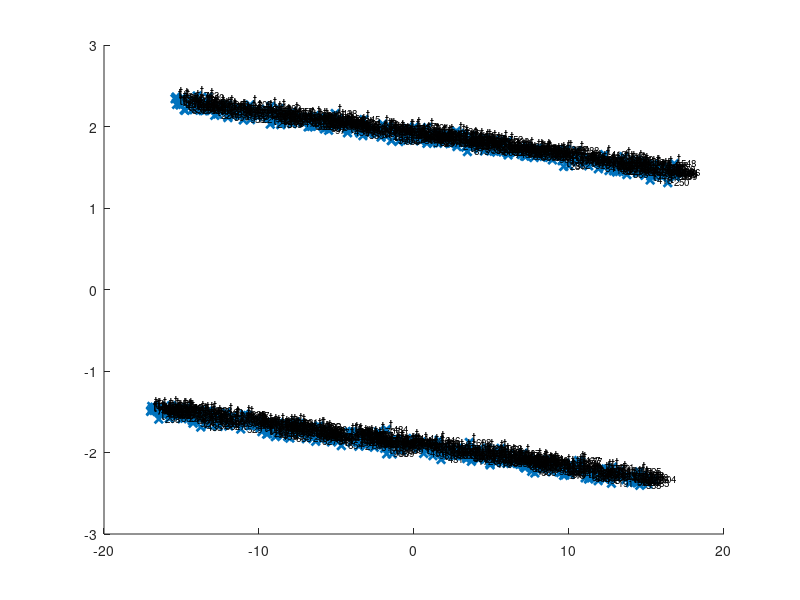

Write the MATLAB code that produced this figure. (Note: this script raises an error after producing the figure.)
function getPCA(Spectrums, Npc, scaleByStd, Freqs, spectrumFrequencyScale, plotScatter, plotPC, plotDistribution, varargin)
%GETPCA Summary of this function goes here
%   Detailed explanation goes here

p = inputParser;
addParameter(p, 'plotTitleSuffix', '');
parse(p, varargin{:});
plotTitleSuffix = p.Results.plotTitleSuffix;
if ~isempty(plotTitleSuffix)
    plotTitleSuffix = [' ; ', plotTitleSuffix];
end


spectrumScale = 'lin';

if nargin == 0 % test
    Spectrums = rand(1000, 1) * ( 2 +sin(linspace(0, 3*pi, 200))); % 1000 shocks, 200 freqs
    Spectrums = Spectrums + (rand(1000, 1) < 0.5) * exp(-linspace(-10, 5, 200).^2);
    Spectrums = Spectrums + 0.05 * randn(size(Spectrums));
    Npc = 2;
    scaleByStd = false;
    Freqs = linspace(1, 10, 200);
    spectrumFrequencyScale = 'lin';
    plotScatter = true;
    plotPC = true;
    plotDistribution = true;
end

%% SVD
X = Spectrums;
X = X - mean(X, 1);
if scaleByStd
    X = X ./ std(X);
end

[U, S, W] = svd(X);
W = W .* (-1 + 2*(max(W, [], 1) >= -min(W, [], 1)));
T = X * W;
L = W'*X'*X*W;
L = diag(L);


%% principal components distribution plot

if plotScatter
    if Npc <= 3
        fig = figure('Name', ['PCA projection', plotTitleSuffix]);
        ax = axes(fig);
        %     hold(ax, 'on');
        
        shockTimeNames = cell(size(Spectrums, 1), 1);
        for k_shock = 1:size(Spectrums, 1)
            shockTimeNames{k_shock} = sprintf(' t_{%u}', k_shock);
        end
        
        if Npc == 1
            shockPoints = scatter(ax, T(:, 1), zeros(size(T(:, 1))), 'x', 'LineWidth', 2);
            shockTexts = text(ax, T(:, 1), zeros(size(T(:, 1))), shockTimeNames, 'VerticalAlignment', 'baseline');
            hold(ax, 'on');
            yline(ax, 0, '--');
            xlabel(ax, 'principal component 1');
            ax.YAxis.Visible = 'off';
        elseif Npc == 2
            shockPoints = scatter(ax, T(:, 1), T(:, 2), 'x', 'LineWidth', 2);
            shockTexts = text(ax, T(:, 1), T(:, 2), shockTimeNames, 'VerticalAlignment', 'baseline');
            hold(ax, 'on');
            xline(ax, 0, '--');
            yline(ax, 0, '--');
            xlabel(ax, 'principal component 1');
            ylabel(ax, 'principal component 2');
        elseif Npc == 3
            shockPoints = scatter3(ax, T(:, 1), T(:, 2), T(:, 3), 'x', 'LineWidth', 2);
            shockTexts = text(ax, T(:, 1), T(:, 2), T(:, 3), shockTimeNames, 'VerticalAlignment', 'baseline');
            hold(ax, 'on');
            xline(ax, 0, '--');
            yline(ax, 0, '--');
            plot3([0 0], [0 0], zlim, '--', 'Color', [0 0 0]);
            xlabel(ax, 'principal component 1');
            ylabel(ax, 'principal component 2');
            zlabel(ax, 'principal component 3');
        end
        
        %%%% options menu
        optionsMenu = uimenu(fig, 'Text', 'OPTIONS');
        
        % spectrum selection
        showAllMenu = uimenu(optionsMenu, 'Text', 'Show all shocks', 'Checked', 'on');
        selectShocksMenu = uimenu(optionsMenu, 'Text', 'Selected displayed shocks');
        
        showAllMenu.Callback = @showAllMenuCallback;
        selectShocksMenu.Callback = @selectShocksMenuCallback;
        
    end
end

    function showAllMenuCallback(~, ~)
        set(showAllMenu, 'Checked', 'on');
        set(selectShocksMenu, 'Checked', 'off');
        
        set(shockTexts, 'Visible', 'on');
        
        if isempty(shockPoints.ZData)
            set(shockPoints, 'XData', T(:, 1),...
                'YData', T(:, 2));
        else
            set(shockPoints, 'XData', T(:, 1),...
                'YData', T(:, 2),...
                'ZData', T(:, 3));
        end
    end

    function selectShocksMenuCallback(~, ~)
        % dialog box
        validAnswer = false;
        while ~validAnswer
            dlgtitle = 'Shocks selection';
            prompt = {'Only display shocks #:'};
            dims = [1 35];
            definput = {''};
            answer = inputdlg(prompt,dlgtitle,dims,definput);
            if isempty(answer)
                return
            end
            
            visibleShocks = str2num(answer{1});
            if isempty(visibleShocks) || ~all(mod(visibleShocks, 1) == 0)...
                    || min(visibleShocks) < 1 || max(visibleShocks) > length(shockTexts)
                errorFig = errordlg('Incorrect input format', 'Error');
                waitfor(errorFig);
            else
                validAnswer = true;
            end
        end
        
        set(showAllMenu, 'Checked', 'off');
        set(selectShocksMenu, 'Checked', 'on');
        
        
        if isempty(shockPoints.ZData)
            set(shockPoints, 'XData', T(visibleShocks, 1),...
                'YData', T(visibleShocks, 2));
        else
            set(shockPoints, 'XData', T(visibleShocks, 1),...
                'YData', T(visibleShocks, 2),...
                'ZData', T(visibleShocks, 3));
        end
        
        set(shockTexts, 'Visible', 'off');
        set(shockTexts(visibleShocks), 'Visible', 'on');
        drawnow
    end

%% eigenvectors plot

pcNames = cell(1, Npc);
for k_pc = 1:Npc
    pcNames{k_pc} = sprintf('pc%u', k_pc);
end

if plotPC
    plotSpectrums(Freqs, W(:, 1:Npc)', spectrumFrequencyScale, spectrumScale,...
        ['Principal component basis', plotTitleSuffix], false, false, false, false, pcNames)
end

%% eigenvalues plot

if plotDistribution
    fig = figure('Name', ['Variance distribution', plotTitleSuffix]);
    ax = axes(fig);
    pie(ax, L(1:Npc) / sum(L));
    legend(ax, pcNames);
end


end
